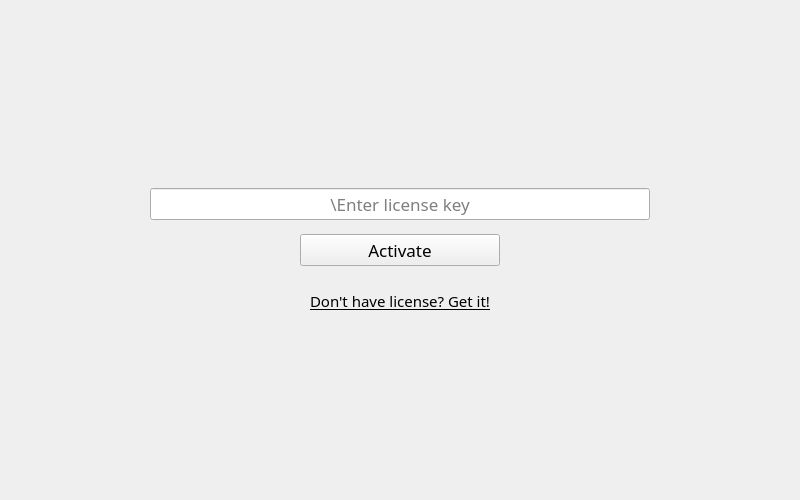
<?xml version="1.0" encoding="UTF-8"?>
<ui version="4.0">
 <class>MainWindow</class>
 <widget class="QMainWindow" name="MainWindow">
  <property name="geometry">
   <rect>
    <x>0</x>
    <y>0</y>
    <width>800</width>
    <height>500</height>
   </rect>
  </property>
  <property name="font">
   <font>
    <family>Tw Cen MT</family>
    <pointsize>13</pointsize>
    <bold>false</bold>
   </font>
  </property>
  <property name="windowTitle">
   <string>paywall</string>
  </property>
  <property name="windowIcon">
   <iconset resource="../../resources.qrc">
    <normaloff>:/lock.ico</normaloff>:/lock.ico</iconset>
  </property>
  <widget class="QWidget" name="paywallWidget">
   <property name="enabled">
    <bool>true</bool>
   </property>
   <layout class="QVBoxLayout" name="verticalLayout">
    <property name="spacing">
     <number>14</number>
    </property>
    <item>
     <spacer name="verticalSpacer_1">
      <property name="orientation">
       <enum>Qt::Orientation::Vertical</enum>
      </property>
      <property name="sizeHint" stdset="0">
       <size>
        <width>20</width>
        <height>40</height>
       </size>
      </property>
     </spacer>
    </item>
    <item alignment="Qt::AlignmentFlag::AlignHCenter">
     <widget class="QLineEdit" name="keyInput">
      <property name="minimumSize">
       <size>
        <width>500</width>
        <height>32</height>
       </size>
      </property>
      <property name="maximumSize">
       <size>
        <width>500</width>
        <height>32</height>
       </size>
      </property>
      <property name="maxLength">
       <number>32</number>
      </property>
      <property name="alignment">
       <set>Qt::AlignmentFlag::AlignCenter</set>
      </property>
      <property name="placeholderText">
       <string>\Enter license key</string>
      </property>
     </widget>
    </item>
    <item alignment="Qt::AlignmentFlag::AlignHCenter">
     <widget class="QPushButton" name="activateButton">
      <property name="minimumSize">
       <size>
        <width>200</width>
        <height>32</height>
       </size>
      </property>
      <property name="maximumSize">
       <size>
        <width>200</width>
        <height>32</height>
       </size>
      </property>
      <property name="cursor">
       <cursorShape>PointingHandCursor</cursorShape>
      </property>
      <property name="text">
       <string>Activate</string>
      </property>
     </widget>
    </item>
    <item alignment="Qt::AlignmentFlag::AlignHCenter">
     <widget class="QPushButton" name="licenseButton">
      <property name="maximumSize">
       <size>
        <width>180</width>
        <height>16777215</height>
       </size>
      </property>
      <property name="font">
       <font>
        <family>Tw Cen MT</family>
        <pointsize>11</pointsize>
        <bold>false</bold>
        <underline>true</underline>
       </font>
      </property>
      <property name="cursor">
       <cursorShape>PointingHandCursor</cursorShape>
      </property>
      <property name="styleSheet">
       <string notr="true">background: transparent;
border: none;
padding-top: 10;</string>
      </property>
      <property name="text">
       <string>Don't have license? Get it!</string>
      </property>
      <property name="flat">
       <bool>false</bool>
      </property>
     </widget>
    </item>
    <item>
     <spacer name="verticalSpacer_2">
      <property name="orientation">
       <enum>Qt::Orientation::Vertical</enum>
      </property>
      <property name="sizeHint" stdset="0">
       <size>
        <width>20</width>
        <height>40</height>
       </size>
      </property>
     </spacer>
    </item>
   </layout>
  </widget>
 </widget>
 <resources>
  <include location="../../resources.qrc"/>
 </resources>
 <connections/>
</ui>
